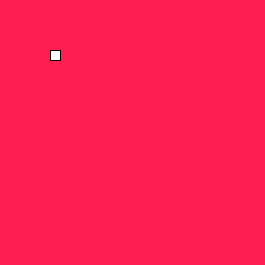
Frame 1 (no input)
Frame 60 (the mouse pressed at the canvas centre just before this capture): identical to frame 1, image omitted
Frame 120 (the mouse held since frame 60 and released just before this capture): identical to frame 1, image omitted

The Processing sketch that drew this single still picture (run headless with seeded random() and noise(); from frame 60 on, the mouse is pressed at the canvas centre):

// Processing sketch: Zeller_Ghislain
// ── Zeller_Ghislain.pde
float xPos = width/2;
float yPos = height/2;
float Dim = 10;

float yBin = 0.0;
float xBin = 0.0;

void setup () {
  
 size(265,265);
   background(255, 30, 80);
  
}

void draw () {
  println(xPos);
  println(yPos);
  
  xPos = xPos +1 * (xBin);
  yPos = yPos +1 * (yBin);
  
 color c = get(10,10);
 println ("couleur = ", c );
 
 if (c == -16777216) {
 println("looser");
 
 }
    
  rect(xPos ,yPos ,Dim ,Dim);
  
  if (xPos == width - Dim || xPos == 0) {
    xBin = 0.0;
  }
  if (yPos == height - Dim || yPos == 0) {
    yBin = 0.0;
  }
  
  
}

void keyPressed() {
  if (key == CODED) {
    if (keyCode == UP) { 
       yBin = -1;
       xBin = 0;
    } if (keyCode == DOWN) {
       yBin = +1;
       xBin = 0;
    } 
  } if (keyCode == RIGHT) {
       xBin = +1;
       yBin = 0;
  } if (keyCode == LEFT) {
       xBin = -1; 
       yBin = 0;
    }

}
